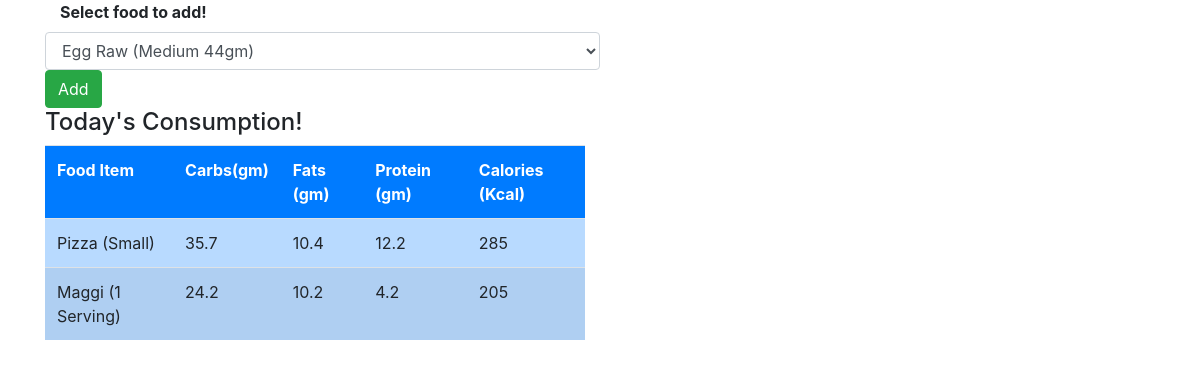
Before: / (signed in) with the older database file.
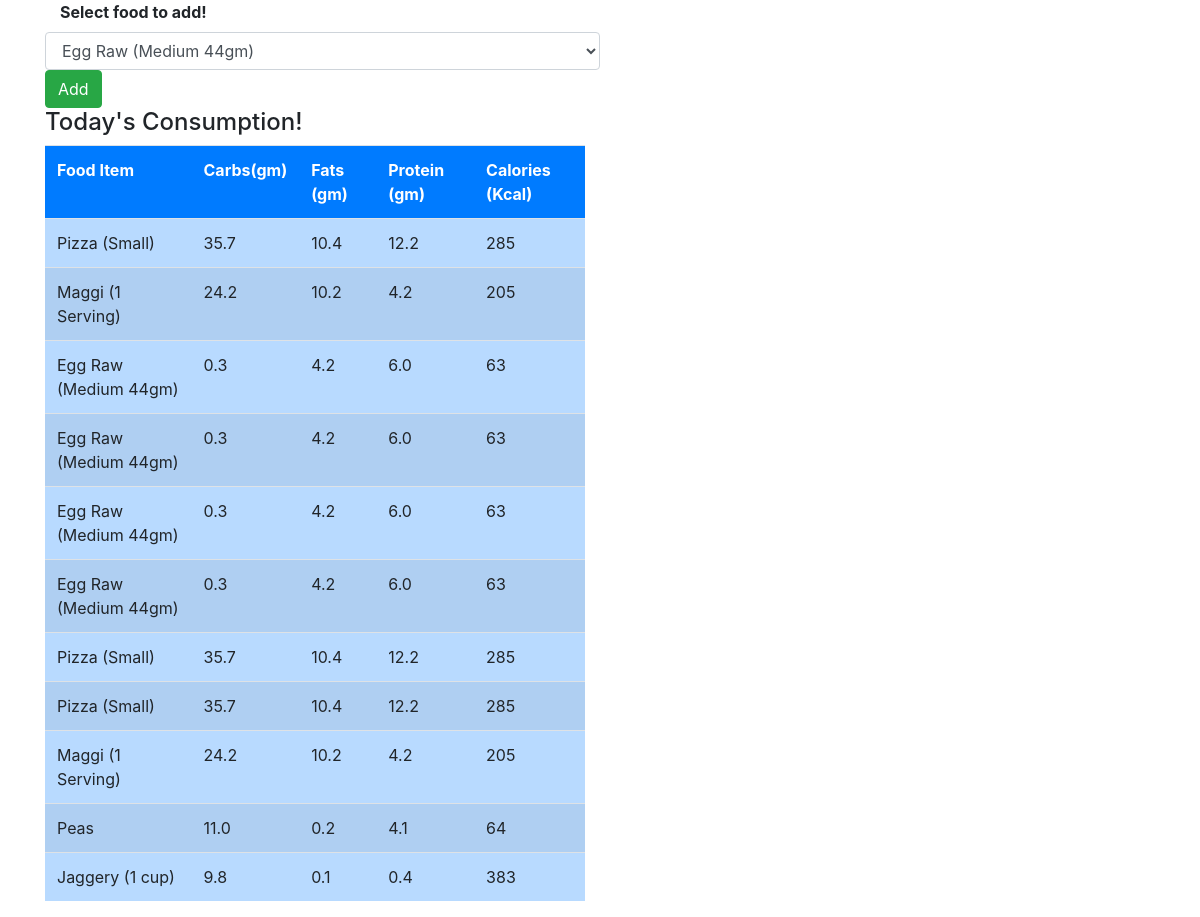
After: the same page with the newer database file.
### myapp/models.py (models this page shows, shortened)
class Consume(models.Model):
    user=models.ForeignKey(User,on_delete=models.CASCADE)
    food_consumed = models.ForeignKey(Food,on_delete=models.CASCADE)

class Food(models.Model):
    name=models.CharField(max_length=100)
    carbs=models.FloatField()
    protein=models.FloatField()
    fats=models.FloatField()
    calories=models.IntegerField()

### myapp/views.py (the view)
# urls.py: path('',views.index,name="index"),
def index(request):
    if request.method=="POST":
        food_consumed =request.POST['food_consumed']
        consume = Food.objects.get(name=food_consumed)
        user = request.user
        consume = Consume(user=user,food_consumed=consume)
        consume.save()
        foods = Food.objects.all()
    else:
         foods = Food.objects.all()
    consumed_food = Consume.objects.filter(user=request.user)
    return render(request,'myapp/index.html',{'foods':foods,'consumed_food':consumed_food })

### myapp/templates/myapp/index.html (shortened to what this page needs)
<!DOCTYPE html>
<html lang="en">
<head>
    <link rel="stylesheet" href="https://maxcdn.bootstrapcdn.com/bootstrap/4.0.0/css/bootstrap.min.css">
</head>
<body>
   <div class="container">
       <div class="row">
           <div class="col-md-12">
               <form method="POST">
                   <div class="from-group-row">
                       <label class="col-md-2">
                           <b>Select food to add!</b>
                       </label>
                   <select class="col-md-6 form-control" name="food_consumed" id="food_consumed">
                       {% for food in foods %}
                       <option value="{{ food.name}}">{{food.name}}</option>
                       {% endfor %}
                  </select>
                  <button class="btn btn-success" type="submit">Add</button>
               </div>
               </form>
           </div>
       </div>
       <div class="row">
           <div class="col-md-6">
               <div>
                   <h4>
                       Today's Consumption!
                   </h4>
               </div>
               <table id="table" class="table table-striped table-primary">
                  <tr class="bg-primary text-white">
                       <th>Food Item</th>
                       <th>Carbs(gm)</th>
                       <th>Fats (gm)</th>
                       <th>Protein (gm)</th>
                       <th>Calories (Kcal)</th>
                  </tr>
                   {% for c in consumed_food %}
                   <tr>
                       <td>{{ c.food_consumed.name }}</td>
                       <td>{{ c.food_consumed.carbs }}</td>
                       <td>{{ c.food_consumed.fats }}</td>
                       <td>{{ c.food_consumed.protein }}</td>
                       <td>{{ c.food_consumed.calories}}</td>
                   </tr>
                   {% endfor %}
               </table>
           </div>
           <div class="col-md-5 offset=1">
           </div>
       </div>
   </div>
</body>
</html>

Changed rows visible on the page:
added Consume: food_consumed.name "Egg Raw (Medium 44gm)", food_consumed.carbs "0.3", food_consumed.fats "4.2", food_consumed.protein "6.0", food_consumed.calories "63"
added Consume: food_consumed.name "Egg Raw (Medium 44gm)", food_consumed.carbs "0.3", food_consumed.fats "4.2", food_consumed.protein "6.0", food_consumed.calories "63"
added Consume: food_consumed.name "Egg Raw (Medium 44gm)", food_consumed.carbs "0.3", food_consumed.fats "4.2", food_consumed.protein "6.0", food_consumed.calories "63"
added Consume: food_consumed.name "Egg Raw (Medium 44gm)", food_consumed.carbs "0.3", food_consumed.fats "4.2", food_consumed.protein "6.0", food_consumed.calories "63"
added Consume: food_consumed.name "Pizza (Small)", food_consumed.carbs "35.7", food_consumed.fats "10.4", food_consumed.protein "12.2", food_consumed.calories "285"
added Consume: food_consumed.name "Pizza (Small)", food_consumed.carbs "35.7", food_consumed.fats "10.4", food_consumed.protein "12.2", food_consumed.calories "285"
added Consume: food_consumed.name "Maggi (1 Serving)", food_consumed.carbs "24.2", food_consumed.fats "10.2", food_consumed.protein "4.2", food_consumed.calories "205"
added Consume: food_consumed.name "Peas", food_consumed.carbs "11.0", food_consumed.fats "0.2", food_consumed.protein "4.1", food_consumed.calories "64"
added Consume: food_consumed.name "Jaggery (1 cup)", food_consumed.carbs "9.8", food_consumed.fats "0.1", food_consumed.protein "0.4", food_consumed.calories "383"
